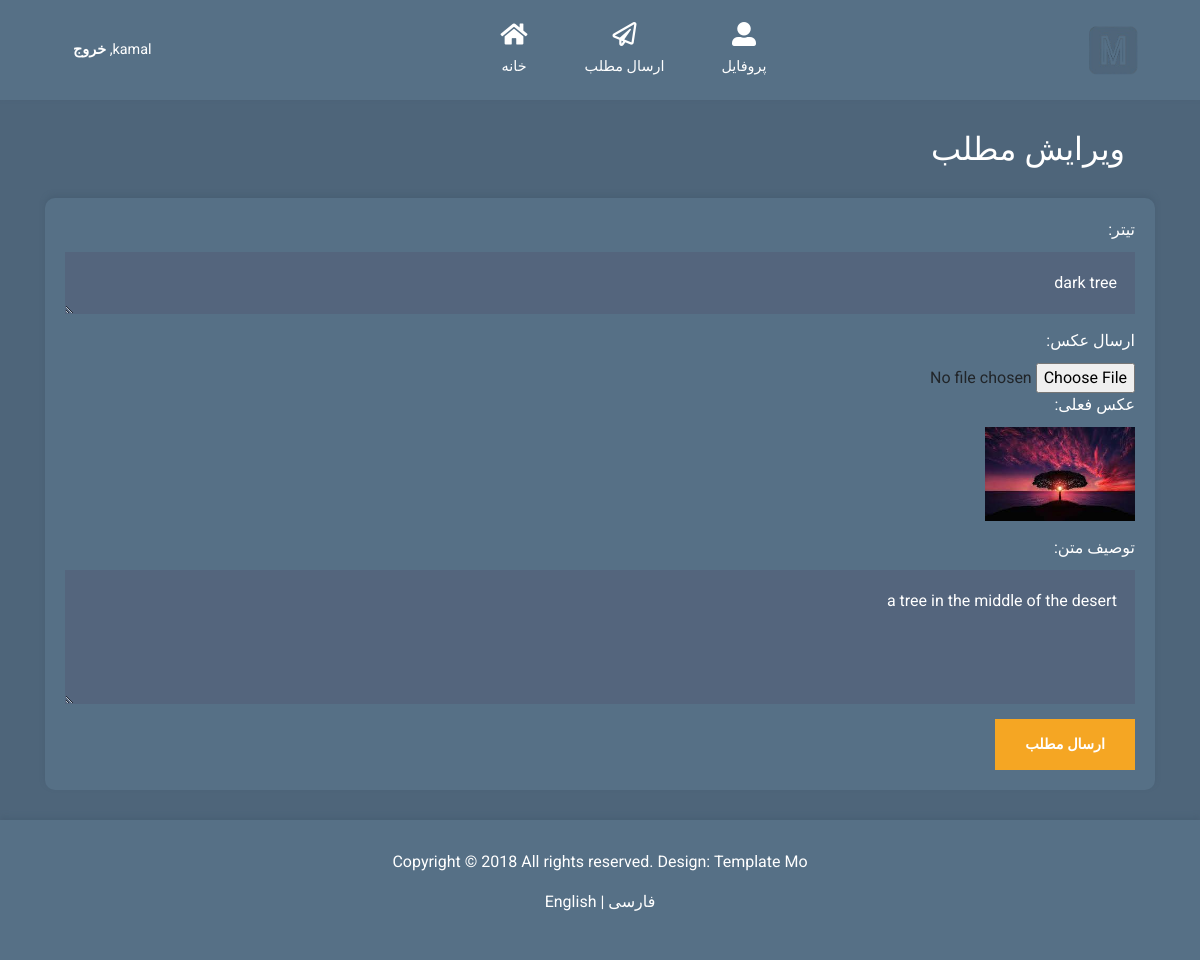
The app's page /post/update/2 (signed in), older data.
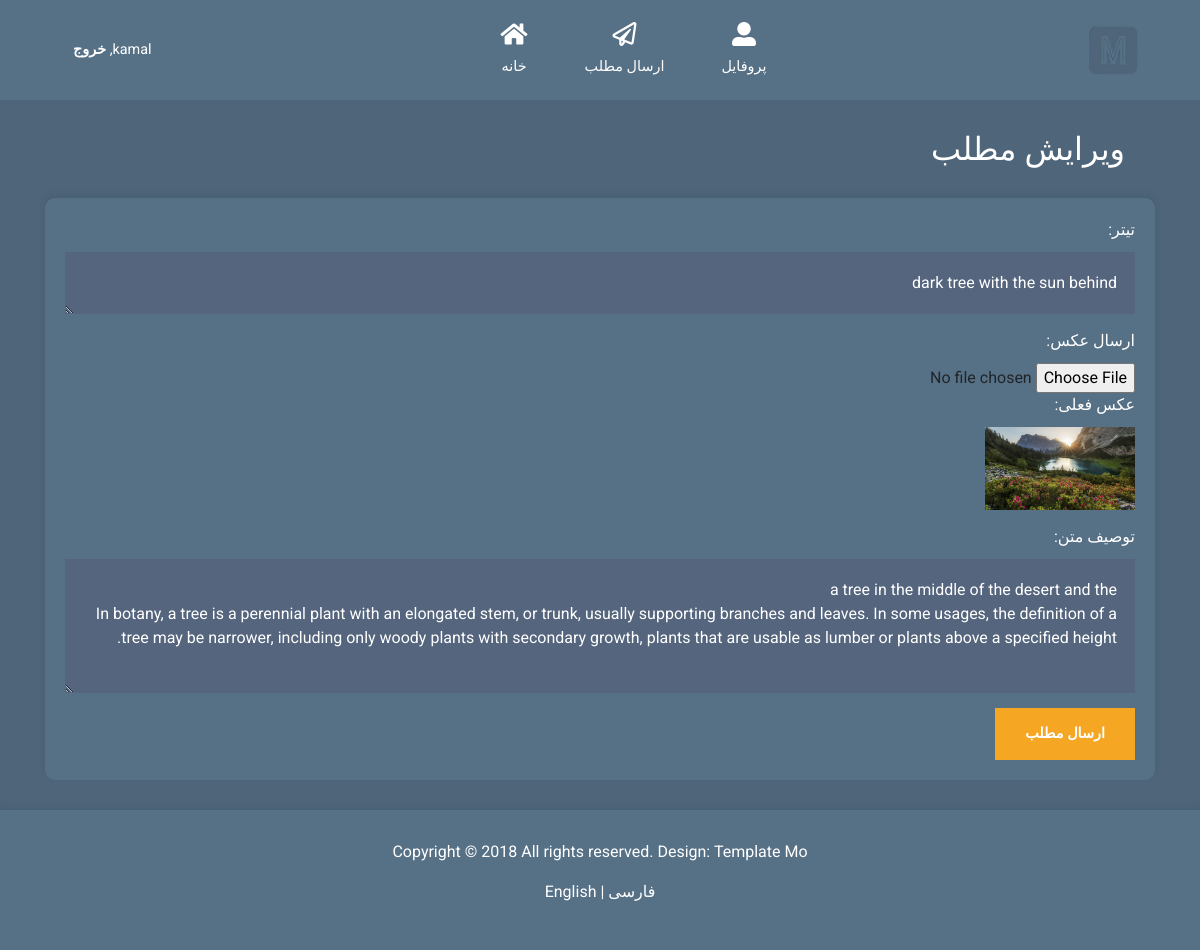
The same page, newer data.
### main.py (models this page shows, shortened)
class Post(db.Model):
    id = db.Column(db.Integer, primary_key=True)
    title = db.Column(db.String(200), nullable=False)
    content = db.Column(db.Text, nullable=False)
    image = db.Column(db.String(120), nullable=True)  # New field for storing image path
    user_id = db.Column(db.Integer, db.ForeignKey('user.id'), nullable=False)
    user = db.relationship('User', backref=db.backref('user_posts', lazy=True))  # Relationship to User model
    comments = db.relationship('Comment',cascade="all, delete-orphan", backref='post', lazy=True)

### main.py (the view, shortened to what this page needs)
@app.route('/post/update/<int:post_id>', methods=['GET', 'POST'])
def update_post(post_id):
    post = Post.query.get_or_404(post_id)
    print(post.image)
    if post.author.id != session.get('user_id'):
        flash(translations[session["language"]]['not_authorized_update'])
        return redirect(url_for('profile'))
    return render_template('update_post.html',translations=translations[session["language"]], post=post,
                            user_id= session['user_id'], user = session['username'])

### main.py (called while the page is built)
@app.before_request
def create_tables():
    db.create_all()
    if not "language" in session:
        session["language"] = 'fa'

### templates/update_post.html (shortened to what this page needs)
<!DOCTYPE html>
<html lang="en">
<head>
    <link rel="stylesheet" href="{{ url_for('static',filename='css/post.css') }}" />
    <link rel="stylesheet" href="{{ url_for('static',filename='css/fontawesome.min.css') }}" />
    <link rel="stylesheet" href="{{ url_for('static',filename='css/bootstrap.min.css') }}" />
    <link rel="stylesheet" href="{{ url_for('static',filename='css/templatemo-style.css') }}" />
    <link rel="stylesheet" href="{{ url_for('static',filename='css/home.css') }}" />
    {% if translations['language']=="fa" %}
        <link rel="stylesheet" href="{{ url_for('static',filename='css/farsi-specifics.css') }}" />
    {% endif %}
</head>
<body id="createPostPage" style="padding-top: 90px;">
    {% include 'top-nav-bar.html' %}
    <section class="tm-post-create">
        <div class="container">
            <div class="row">
                <div class="col-12">
                    <h2 class="tm-section-title mb-0">{{translations['edit_post']}}</h2>
                </div>
            </div>
            <div class="post-create-container">
                <form method="POST" enctype="multipart/form-data">
                    <div class="form-group">
                        <label for="post_title">{{translations['title']}}</label>
                        <textarea id="title" name="title" class="form-control" rows="1" required>{{ post.title }}</textarea>
                    </div>
                    <div class="form-group">
                        <label for="post_img">{{translations['upload_image']}}</label>
                        <input type="file" id="image" name="image" accept="image/*" class="form-control-file" >
                        <div>
                            <label>{{translations['current_image']}}</label><br>
                            <img src="{{url_for('static', filename=post.image.replace('static/', ''))}}" alt="Current Image" width="150px">
                        </div>
                    </div>
                    <div class="form-group">
                        <label for="post_description">{{translations['post_description']}}</label>
                        <textarea id="content" name="content" class="form-control" rows="4" required>{{ post.content }}</textarea>
                    </div>
                    <button name="post_submit" type="submit" class="btn btn-primary">{{translations['create_post']}}</button>
                </form>
            </div>
        </div>
    </section>
    {% include 'tm-footer.html' %}
</body>
</html>

Row changes from the older to the newer data that the page shows:
changed Post: title "dark tree" → "dark tree with the sun behind"; image: a different picture; content "a tree in the middle of the desert" → "a tree in the middle of the desert and the In botany, a tree is a perennial plant with an elongated stem, or trunk, usually supporting branches and leaves. In some usages, the definition of a tree may be narrower, including only woody plants with secondary growth, plants that are usable as lumber or plants above a specified height."
